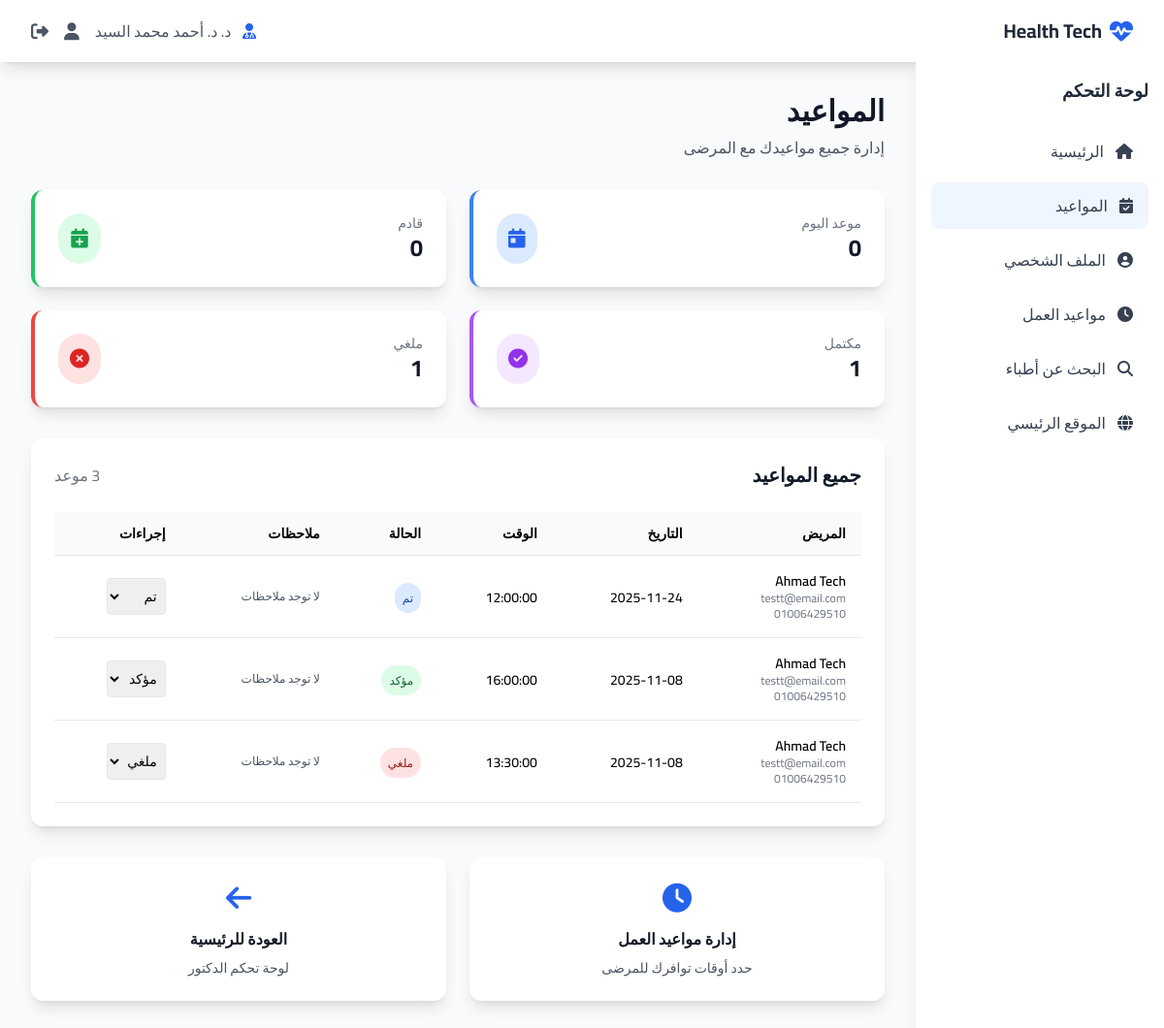
The page /doctor/appointments.php (signed in) on the database its author committed.
### tables this page shows
CREATE TABLE `appointments` (
  `id` int(11) NOT NULL,
  `user_id` int(11) NOT NULL,
  `patient_id` int(11) DEFAULT NULL,
  `doctor_id` int(11) NOT NULL,
  `clinic_id` int(11) NOT NULL,
  `appointment_date` date NOT NULL,
  `appointment_time` time NOT NULL,
  `appointment_type` varchar(50) DEFAULT 'استشارة عامة',
  `appointment_datetime` datetime DEFAULT NULL,
  `status` enum('pending','confirmed','completed','cancelled') DEFAULT 'pending',
  `notes` text DEFAULT NULL,
  `created_at` timestamp NOT NULL DEFAULT current_timestamp(),
  `updated_at` timestamp NOT NULL DEFAULT current_timestamp() ON UPDATE current_timestamp()
);

CREATE TABLE `users` (
  `id` int(11) NOT NULL,
  `username` varchar(50) NOT NULL,
  `email` varchar(100) NOT NULL,
  `password` varchar(255) NOT NULL,
  `is_active` tinyint(1) DEFAULT 1,
  `full_name` varchar(100) NOT NULL,
  `name` varchar(100) DEFAULT NULL,
  `phone` varchar(20) DEFAULT NULL,
  `specialty` varchar(100) DEFAULT 'طب عام',
  `oncall_status` enum('available','unavailable') DEFAULT 'available',
  `profile_image` varchar(255) DEFAULT NULL,
  `date_of_birth` date DEFAULT NULL,
  `gender` enum('male','female') NOT NULL,
  `role` enum('patient','doctor','hospital','admin') DEFAULT 'patient',
  `city_id` int(11) DEFAULT NULL,
  `insurance_provider` varchar(100) DEFAULT NULL,
  `insurance_number` varchar(50) DEFAULT NULL,
  `created_at` timestamp NOT NULL DEFAULT current_timestamp(),
  `updated_at` timestamp NOT NULL DEFAULT current_timestamp() ON UPDATE current_timestamp(),
  `user_type` varchar(50) NOT NULL DEFAULT 'user',
  `verification_code` varchar(6) DEFAULT NULL,
  `is_verified` tinyint(1) DEFAULT 0
);

### doctor/appointments.php (the view, shortened to what this page needs)
<?php
require_once '../includes/functions.php';
$db = new Database();
$conn = $db->getConnection();
$doctor_user_id = $_SESSION['user_id'];
$doctor_name = $_SESSION['user_name'] ?? 'Doctor';
try {
    $stmt = $conn->prepare("SELECT id FROM doctors WHERE user_id = ?");
    $stmt->execute([$doctor_user_id]);
    $doctor_record = $stmt->fetch();
    if (!$doctor_record) {
        $doctor_id = $doctor_user_id;
    } else {
        $doctor_id = $doctor_record['id'];
    }
} catch (PDOException $e) {
    error_log("Doctor lookup error: " . $e->getMessage());
    $doctor_id = $doctor_user_id;
}
try {
    $stmt = $conn->prepare("
        SELECT a.*, u.full_name as patient_name, u.phone as patient_phone, u.email as patient_email
        FROM appointments a
        LEFT JOIN users u ON a.user_id = u.id
        WHERE a.doctor_id = ?
        ORDER BY a.appointment_date DESC, a.appointment_time DESC
    ");
    $stmt->execute([$doctor_id]);
    $appointments = $stmt->fetchAll(PDO::FETCH_ASSOC);
} catch (PDOException $e) {
    $appointments = [];
    error_log("Get appointments error: " . $e->getMessage());
}
?>
<!DOCTYPE html>
<html lang="ar" dir="rtl">
<head>
    <script src="https://cdn.tailwindcss.com"></script>
    <link rel="stylesheet" href="https://cdnjs.cloudflare.com/ajax/libs/font-awesome/6.4.0/css/all.min.css">
</head>
<body class="bg-gray-50">
    <nav class="bg-white shadow-lg sticky top-0 z-50">
        <div class="max-w-7xl mx-auto px-4 sm:px-6 lg:px-8">
            <div class="flex justify-between h-16">
                <div class="flex items-center">
                    <a href="../index.php" class="flex items-center">
                        <i class="fas fa-heartbeat text-blue-600 text-2xl ml-2"></i>
                        <span class="text-xl font-bold text-gray-800">Health Tech</span>
                    </a>
                </div>
                <div class="flex items-center space-x-4 space-x-reverse">
                    <span class="text-gray-600">
                        <i class="fas fa-user-md text-blue-600 ml-2"></i>
                        د. <?php echo htmlspecialchars($doctor_name); ?>
                    </span>
                    <a href="../profile.php" class="text-gray-600 hover:text-blue-600 transition-colors">
                        <i class="fas fa-user text-lg"></i>
                    </a>
                    <a href="../logout.php" class="text-gray-600 hover:text-red-600 transition-colors">
                        <i class="fas fa-sign-out-alt text-lg"></i>
                    </a>
                </div>
            </div>
        </div>
    </nav>
    <div class="flex">
        <aside id="doctorSidebar" class="fixed inset-y-0 right-0 w-72 bg-white shadow-xl transform translate-x-full transition-transform duration-300 ease-in-out z-50 md:static md:translate-x-0 md:w-64 md:shadow-lg min-h-screen">
            <div class="p-4">
                <h3 class="text-lg font-bold text-gray-800 mb-6">لوحة التحكم</h3>
                <nav class="space-y-2">
                    <a href="index.php" class="flex items-center px-4 py-3 text-gray-700 rounded-lg hover:bg-gray-100 transition-colors">
                        <i class="fas fa-home ml-3"></i>
                        الرئيسية
                    </a>
                    <a href="appointments.php" class="flex items-center px-4 py-3 text-gray-700 bg-blue-50 rounded-lg hover:bg-blue-100 transition-colors">
                        <i class="fas fa-calendar-check ml-3"></i>
                        المواعيد
                    </a>
                    <a href="profile.php" class="flex items-center px-4 py-3 text-gray-700 rounded-lg hover:bg-gray-100 transition-colors">
                        <i class="fas fa-user-circle ml-3"></i>
                        الملف الشخصي
                    </a>
                    <a href="availability.php" class="flex items-center px-4 py-3 text-gray-700 rounded-lg hover:bg-gray-100 transition-colors">
                        <i class="fas fa-clock ml-3"></i>
                        مواعيد العمل
                    </a>
                    <a href="../search.php" class="flex items-center px-4 py-3 text-gray-700 rounded-lg hover:bg-gray-100 transition-colors">
                        <i class="fas fa-search ml-3"></i>
                        البحث عن أطباء
                    </a>
                    <a href="../index.php" class="flex items-center px-4 py-3 text-gray-700 rounded-lg hover:bg-gray-100 transition-colors">
                        <i class="fas fa-globe ml-3"></i>
                        الموقع الرئيسي
                    </a>
                </nav>
            </div>
        </aside>
        <main class="flex-1 p-4 sm:p-6 lg:p-8">
            <div class="mb-8">
                <h1 class="text-3xl font-bold text-gray-900">المواعيد</h1>
                <p class="text-gray-600 mt-2">إدارة جميع مواعيدك مع المرضى</p>
            </div>
            <div class="grid grid-cols-1 sm:grid-cols-2 xl:grid-cols-4 gap-4 sm:gap-6 mb-8">
                <?php
                $today_count = 0;
                $upcoming_count = 0;
                $completed_count = 0;
                $cancelled_count = 0;
                foreach ($appointments as $apt) {
                    if ($apt['status'] == 'completed') $completed_count++;
                    if ($apt['status'] == 'cancelled') $cancelled_count++;
                }
                ?>
                <div class="bg-white rounded-xl shadow-lg p-4 sm:p-6 border-l-4 border-blue-500">
                    <div class="flex items-center justify-between">
                        <div>
                            <p class="text-gray-500 text-sm">موعد اليوم</p>
                            <p class="text-2xl font-bold text-gray-900"><?php echo $today_count; ?></p>
                        </div>
                        <div class="bg-blue-100 p-3 rounded-full">
                            <i class="fas fa-calendar-day text-blue-600 text-xl"></i>
                        </div>
                    </div>
                </div>
                <div class="bg-white rounded-xl shadow-lg p-4 sm:p-6 border-l-4 border-green-500">
                    <div class="flex items-center justify-between">
                        <div>
                            <p class="text-gray-500 text-sm">قادم</p>
                            <p class="text-2xl font-bold text-gray-900"><?php echo $upcoming_count; ?></p>
                        </div>
                        <div class="bg-green-100 p-3 rounded-full">
                            <i class="fas fa-calendar-plus text-green-600 text-xl"></i>
                        </div>
                    </div>
                </div>
                <div class="bg-white rounded-xl shadow-lg p-4 sm:p-6 border-l-4 border-purple-500">
                    <div class="flex items-center justify-between">
                        <div>
                            <p class="text-gray-500 text-sm">مكتمل</p>
                            <p class="text-2xl font-bold text-gray-900"><?php echo $completed_count; ?></p>
                        </div>
                        <div class="bg-purple-100 p-3 rounded-full">
                            <i class="fas fa-check-circle text-purple-600 text-xl"></i>
                        </div>
                    </div>
                </div>
                <div class="bg-white rounded-xl shadow-lg p-4 sm:p-6 border-l-4 border-red-500">
                    <div class="flex items-center justify-between">
                        <div>
                            <p class="text-gray-500 text-sm">ملغي</p>
                            <p class="text-2xl font-bold text-gray-900"><?php echo $cancelled_count; ?></p>
                        </div>
                        <div class="bg-red-100 p-3 rounded-full">
                            <i class="fas fa-times-circle text-red-600 text-xl"></i>
                        </div>
                    </div>
                </div>
            </div>
            <div class="bg-white rounded-xl shadow-lg p-4 sm:p-6">
<div class="flex justify-between items-center mb-6">
                    <h2 class="text-xl font-bold text-gray-900">جميع المواعيد</h2>
                    <span class="text-gray-500">
                        <?php echo count($appointments); ?> موعد
                    </span>
                </div>
                <?php if (!empty($appointments)): ?>
                    <div class="overflow-x-auto">
                        <table class="w-full text-sm sm:text-base">
                            <thead>
                                <tr class="border-b bg-gray-50">
                                    <th class="text-right py-2 sm:py-3 px-2 sm:px-4 font-semibold text-xs sm:text-sm">المريض</th>
                                    <th class="text-right py-2 sm:py-3 px-2 sm:px-4 font-semibold text-xs sm:text-sm">التاريخ</th>
                                    <th class="text-right py-2 sm:py-3 px-2 sm:px-4 font-semibold text-xs sm:text-sm">الوقت</th>
                                    <th class="text-right py-2 sm:py-3 px-2 sm:px-4 font-semibold text-xs sm:text-sm">الحالة</th>
                                    <th class="text-right py-2 sm:py-3 px-2 sm:px-4 font-semibold text-xs sm:text-sm hidden sm:table-cell">ملاحظات</th>
                                    <th class="text-right py-2 sm:py-3 px-2 sm:px-4 font-semibold text-xs sm:text-sm">إجراءات</th>
                                </tr>
                            </thead>
                            <tbody>
                                <?php foreach ($appointments as $appointment): ?>
                                    <tr class="border-b hover:bg-gray-50">
                                        <td class="py-2 sm:py-4 px-2 sm:px-4">
                                            <div>
                                                <p class="font-semibold text-xs sm:text-sm"><?php echo htmlspecialchars($appointment['patient_name'] ?? 'غير محدد'); ?></p>
                                                <p class="text-xs text-gray-500 hidden sm:block"><?php echo htmlspecialchars($appointment['patient_email'] ?? ''); ?></p>
                                                <p class="text-xs text-gray-500"><?php echo htmlspecialchars($appointment['patient_phone'] ?? ''); ?></p>
                                            </div>
                                        </td>
                                        <td class="py-2 sm:py-4 px-2 sm:px-4">
                                            <span class="font-medium text-xs sm:text-sm"><?php echo $appointment['appointment_date']; ?></span>
                                        </td>
                                        <td class="py-2 sm:py-4 px-2 sm:px-4">
                                            <span class="font-medium text-xs sm:text-sm"><?php echo $appointment['appointment_time']; ?></span>
                                        </td>
                                        <td class="py-2 sm:py-4 px-2 sm:px-4">
                                            <?php
                                            $status_class = '';
                                            $status_text = '';
                                            switch($appointment['status']) {
                                                case 'confirmed':
                                                    $status_class = 'bg-green-100 text-green-800';
                                                    $status_text = 'مؤكد';
                                                    break;
                                                case 'cancelled':
                                                    $status_class = 'bg-red-100 text-red-800';
                                                    $status_text = 'ملغي';
                                                    break;
                                                case 'completed':
                                                    $status_class = 'bg-blue-100 text-blue-800';
                                                    $status_text = 'تم';
                                                    break;
                                            }
                                            ?>
                                            <span class="px-2 py-1 text-xs rounded-full <?php echo $status_class; ?>">
                                                <?php echo $status_text; ?>
                                            </span>
                                        </td>
                                        <td class="py-2 sm:py-4 px-2 sm:px-4 hidden sm:table-cell">
                                            <p class="text-xs text-gray-600"><?php echo htmlspecialchars($appointment['notes'] ?? 'لا توجد ملاحظات'); ?></p>
                                        </td>
                                        <td class="py-2 sm:py-4 px-2 sm:px-4">
                                            <form method="POST" action="" class="inline">
                                                <select name="status" class="text-xs sm:text-sm p-1 border rounded" onchange="this.form.submit()">
                                                    <option value="confirmed" <?php echo $appointment['status'] == 'confirmed' ? 'selected' : ''; ?>>مؤكد</option>
                                                    <option value="completed" <?php echo $appointment['status'] == 'completed' ? 'selected' : ''; ?>>تم</option>
                                                    <option value="cancelled" <?php echo $appointment['status'] == 'cancelled' ? 'selected' : ''; ?>>ملغي</option>
                                                </select>
                                            </form>
                                        </td>
                                    </tr>
                                <?php endforeach; ?>
                            </tbody>
                        </table>
                    </div>
                <?php endif; ?>
            </div>
            <div class="grid grid-cols-1 sm:grid-cols-2 gap-3 sm:gap-6 mt-6 sm:mt-8">
                <a href="/App-Demo/doctor/availability.php" class="bg-white rounded-xl shadow-lg p-3 sm:p-6 hover:shadow-xl transition-shadow text-center">
                    <i class="fas fa-clock text-blue-600 text-2xl sm:text-3xl mb-2 sm:mb-3"></i>
                    <h3 class="font-semibold text-gray-900 text-sm sm:text-base">إدارة مواعيد العمل</h3>
                    <p class="text-gray-600 text-xs sm:text-sm mt-1 sm:mt-2">حدد أوقات توافرك للمرضى</p>
                </a>
                <a href="/App-Demo/doctor/index.php" class="bg-white rounded-xl shadow-lg p-3 sm:p-6 hover:shadow-xl transition-shadow text-center">
                    <i class="fas fa-arrow-left text-blue-600 text-2xl sm:text-3xl mb-2 sm:mb-3"></i>
                    <h3 class="font-semibold text-gray-900 text-sm sm:text-base">العودة للرئيسية</h3>
                    <p class="text-gray-600 text-xs sm:text-sm mt-1 sm:mt-2">لوحة تحكم الدكتور</p>
                </a>
            </div>
        </main>
    </div>
</body>
</html>

### rows shown on the page
appointments: user.full_name "Ahmad Tech", user.email "testt@email.com", user.phone "01006429510", appointment_date "2025-11-24", appointment_time "12:00:00", status "تم", notes "لا توجد ملاحظات"
appointments: user.full_name "Ahmad Tech", user.email "testt@email.com", user.phone "01006429510", appointment_date "2025-11-08", appointment_time "16:00:00", status "مؤكد", notes "لا توجد ملاحظات"
appointments: user.full_name "Ahmad Tech", user.email "testt@email.com", user.phone "01006429510", appointment_date "2025-11-08", appointment_time "13:30:00", status "ملغي", notes "لا توجد ملاحظات"

### other values the page prints
$doctor_name "د. أحمد محمد السيد"
$today_count "0"
$upcoming_count "0"
$completed_count "1"
$cancelled_count "1"
